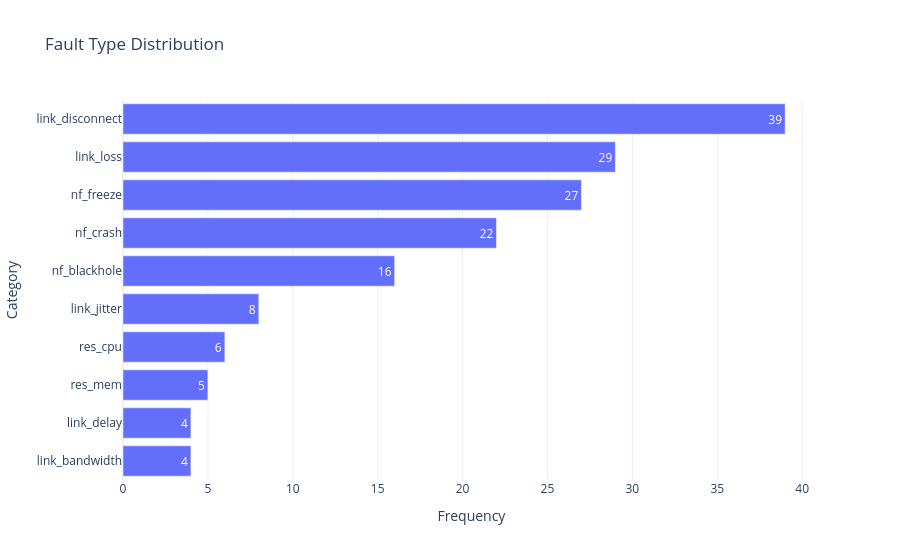
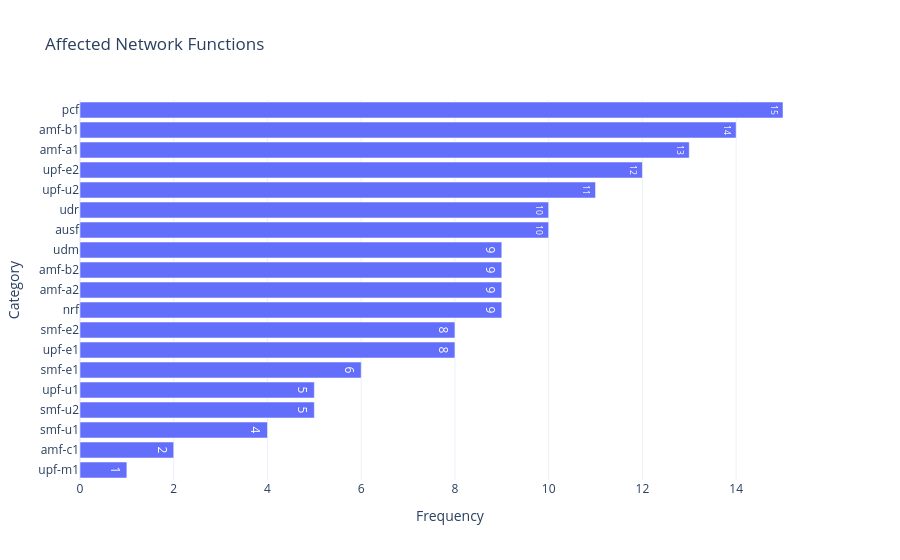
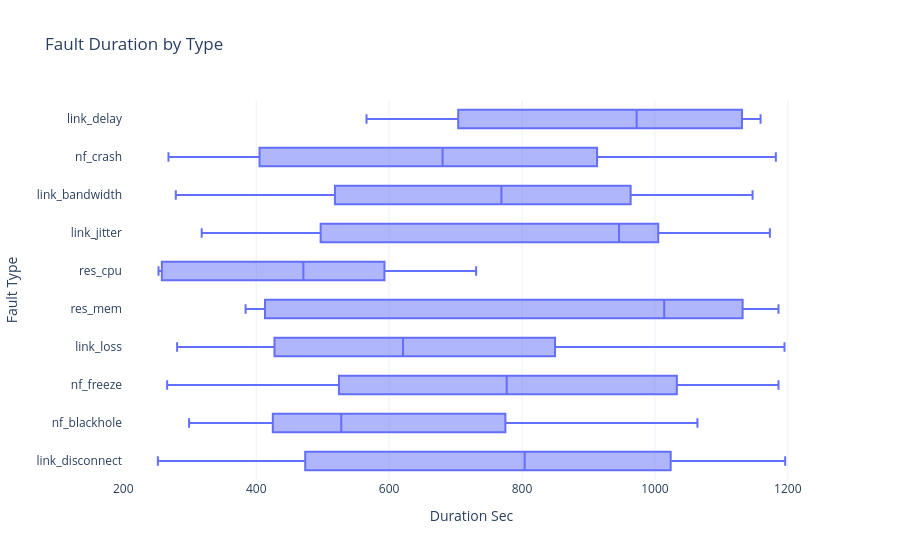

These figures' notebook cell, in order:
### Markdown cell above
## 4. Ground Truth Analysis

### Objective

Characterize the fault-injection ground truth through descriptive
statistics and interactive visualizations.

### Scope

- Fault type distribution.
- Affected network function frequency.
- Fault duration distribution.
- General incident statistics.

Ground-truth labels are used exclusively for dataset analysis
and evaluation, not as agent-visible diagnostic evidence.

### Code cell
faults = CoreOps.load_faults(root)

display(faults[["fault_type", "duration_sec"]].describe(include="all"))

DataVisualization.plot_category_frequency(
    faults, "fault_type", "Fault Type Distribution"
).show()

DataVisualization.plot_category_frequency(
    faults, "targets", "Affected Network Functions"
).show()

DataVisualization.plot_numeric_by_category(
    faults, "fault_type", "duration_sec", "Fault Duration by Type"
).show()

### Figure 1 — Plotly figure (JSON) as saved in the notebook; plotly's stock layout.template omitted (floating-point values rounded to 4 significant figures)
{"data": [{"hovertemplate": "Frequency=%{text}<br>Category=%{y}<extra></extra>", "legendgroup": "", "marker": {"color": "#636efa", "pattern": {"shape": ""}}, "name": "", "orientation": "h", "showlegend": false, "text": [39.0, 29.0, 27.0, 22.0, 16.0, 8.0, 6.0, 5.0, 4.0, 4.0], "textposition": "auto", "x": [39, 29, 27, 22, 16, 8, 6, 5, 4, 4], "xaxis": "x", "y": ["link_disconnect", "link_loss", "nf_freeze", "nf_crash", "nf_blackhole", "link_jitter", "res_cpu", "res_mem", "link_bandwidth", "link_delay"], "yaxis": "y", "type": "bar"}], "layout": {"xaxis": {"anchor": "y", "domain": [0.0, 1.0], "title": {"text": "Frequency"}}, "yaxis": {"anchor": "x", "domain": [0.0, 1.0], "title": {"text": "Category"}, "categoryorder": "total ascending"}, "legend": {"tracegroupgap": 0}, "title": {"text": "Fault Type Distribution"}, "barmode": "relative", "showlegend": false}}

### Figure 2 — Plotly figure (JSON) as saved in the notebook; plotly's stock layout.template omitted (floating-point values rounded to 4 significant figures)
{"data": [{"hovertemplate": "Frequency=%{text}<br>Category=%{y}<extra></extra>", "legendgroup": "", "marker": {"color": "#636efa", "pattern": {"shape": ""}}, "name": "", "orientation": "h", "showlegend": false, "text": [15.0, 14.0, 13.0, 12.0, 11.0, 10.0, 10.0, 9.0, 9.0, 9.0, 9.0, 8.0, 8.0, 6.0, 5.0, 5.0, 4.0, 2.0, 1.0], "textposition": "auto", "x": [15, 14, 13, 12, 11, 10, 10, 9, 9, 9, 9, 8, 8, 6, 5, 5, 4, 2, 1], "xaxis": "x", "y": ["pcf", "amf-b1", "amf-a1", "upf-e2", "upf-u2", "ausf", "udr", "nrf", "amf-a2", "amf-b2", "udm", "upf-e1", "smf-e2", "smf-e1", "smf-u2", "upf-u1", "smf-u1", "amf-c1", "upf-m1"], "yaxis": "y", "type": "bar"}], "layout": {"xaxis": {"anchor": "y", "domain": [0.0, 1.0], "title": {"text": "Frequency"}}, "yaxis": {"anchor": "x", "domain": [0.0, 1.0], "title": {"text": "Category"}, "categoryorder": "total ascending"}, "legend": {"tracegroupgap": 0}, "title": {"text": "Affected Network Functions"}, "barmode": "relative", "showlegend": false}}

### Figure 3 — Plotly figure (JSON) as saved in the notebook; plotly's stock layout.template omitted (floating-point values rounded to 4 significant figures; data arrays with more than 128 entries replaced by an {"elided": "..."} marker saying what was removed)
{"data": [{"alignmentgroup": "True", "boxpoints": "outliers", "hovertemplate": "duration_sec=%{x}<br>fault_type=%{y}<extra></extra>", "legendgroup": "", "marker": {"color": "#636efa"}, "name": "", "notched": false, "offsetgroup": "", "orientation": "h", "showlegend": false, "x": {"elided": "160 int values"}, "x0": " ", "xaxis": "x", "y": {"elided": "160 str values"}, "y0": " ", "yaxis": "y", "type": "box"}], "layout": {"xaxis": {"anchor": "y", "domain": [0.0, 1.0], "title": {"text": "Duration Sec"}}, "yaxis": {"anchor": "x", "domain": [0.0, 1.0], "title": {"text": "Fault Type"}}, "legend": {"tracegroupgap": 0}, "title": {"text": "Fault Duration by Type"}, "boxmode": "group"}}
